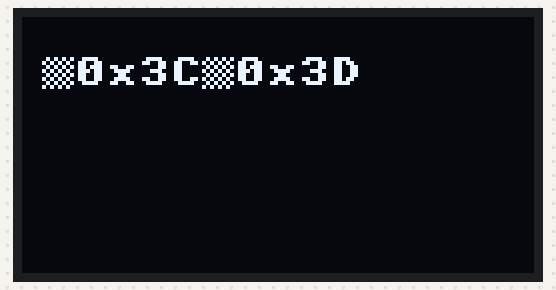
This program was run on a simulated Raspberry Pi Pico running MicroPython. On the bench: 128×64 one-colour display. At 0.8 s the program stops and its outputs stay as they are.

Above: at 0.8 s.

The program:

pico_i2c_testing.py
```python
from machine import Pin, I2C
from sh1106 import SH1106_I2C

# Initialize the I2C pins (SCL and SDA) on the Raspberry Pi Pico
sclPin = Pin(15, mode=Pin.OUT, pull=None)
sdaPin = Pin(14, mode=Pin.OUT, pull=None)

# Initialize the I2C interface
i2c = I2C(1, scl=sclPin, sda=sdaPin, freq=25000)

# Initialize the SH1106 OLED display
oled = SH1106_I2C(128, 64, i2c)

# Clear the display
oled.fill(0)

# Initialize a text string to display the I2C addresses
addresses_text = ""

# Scan for I2C devices and list their addresses
devices = i2c.scan()

if devices:
    for device in devices:
        addresses_text += "\n0x{:02X}".format(device)
else:
    addresses_text += "\nNo devices found"

# Display the I2C addresses on the OLED display
oled.text(addresses_text, 5, 10)
oled.show()
```
